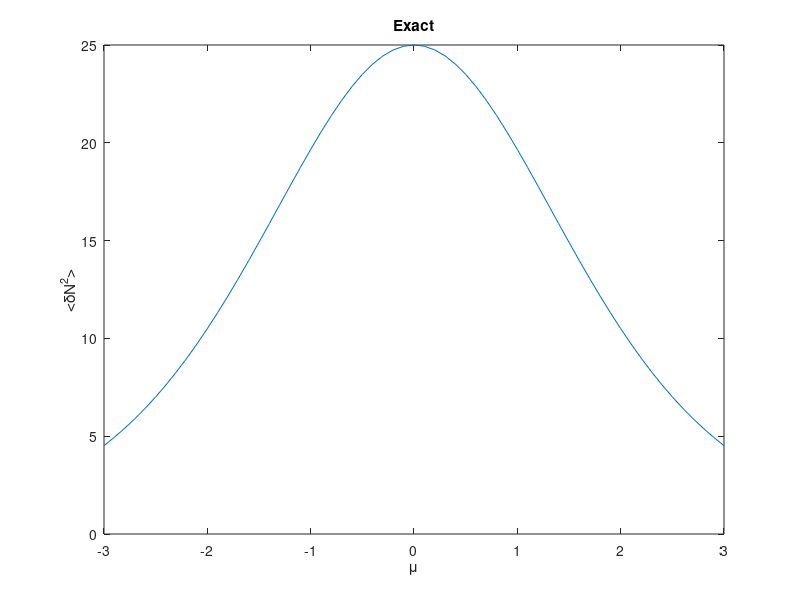

Recreate this plot in MATLAB. (Note: this script raises an error after producing the figure.)
%% Problem 1 part(ii)
L = 10;
M = L * L;

mu_list = -3:0.1:3;
T=1;
beta=1/T;

avN_dev = @(B, mu, M) M * (exp(B*mu) / (1 + exp(B*mu))^2);

avN_dev_list = zeros(1, length(mu_list));
for i = 1:length(mu_list)
    mu = mu_list(i);
    avN_dev_list(i) = avN_dev(beta, mu, M);
end

plot(mu_list, avN_dev_list);
xlabel('\mu');
ylabel('<\deltaN^2>');
title('Exact');

%% Problem 1 part(iii)

mu_list = -3:0.2:3;
avN_dev_list1 = zeros(1, length(mu_list));
avN_dev_list2 = zeros(1, length(mu_list));
for i = 1:length(mu_list)
    echodemo('latticegas_noninteracting', 1);
    mu = mu_list(i);
    nsteps = 100000;
    echodemo('latticegas_noninteracting', 2);
    
    avN = avN/nsteps;
    avN_dev_list1(i) = sum((N_list - avN).^2) / nsteps;
    avN_dev_list2(i) = sum((N_list(1000:end) - avN).^2) / (nsteps-1000);
end

subplot(2,1,1)
plot(mu_list, avN_dev_list1);
xlabel('\mu');
ylabel('<\deltaN^2>');
title('Simulation');

subplot(2, 1, 2)
plot(mu_list, avN_dev_list2);
xlabel('\mu');
ylabel('<\deltaN^2>');
title('Simulation (Truncated)');